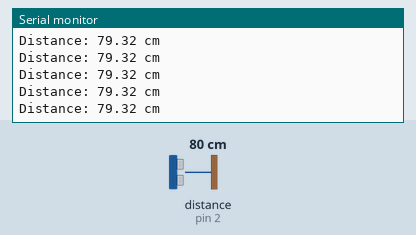
Simulated run of this sketch. Board: Arduino Uno, built with avr-gcc and run on an emulated ATmega328P. Shown: the last lines printed to the serial monitor. Wiring (inferred from the names in the program): ultrasonic range finder: trigger pin 3; echo pin 2. Inputs (shaded band) come from the test bench; at power-on: distance to the obstacle (sensor on pin 2) 80 cm. The echo pulse lasts 58.3 µs per cm.

Above: at 1.2 s.
1.3 s: distance to the obstacle (sensor on pin 2) set to 120 cm
At 2.4 s:
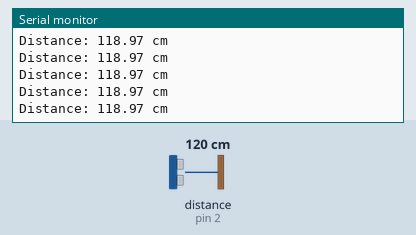
4.3 s: distance to the obstacle (sensor on pin 2) set to 2 cm
At 5.4 s:
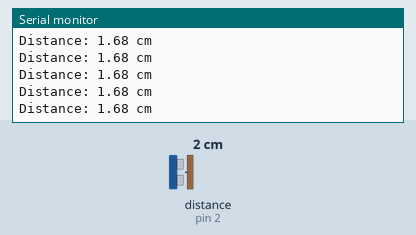
7.3 s: distance to the obstacle (sensor on pin 2) set to 18 cm
At 8.4 s:
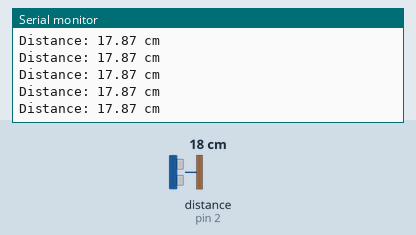
10.3 s: distance to the obstacle (sensor on pin 2) set to 4 cm
At 11.4 s:
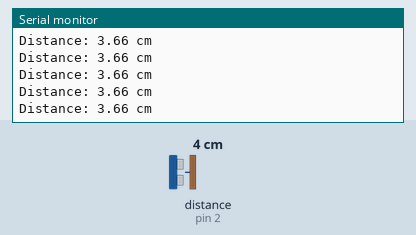
13.3 s: distance to the obstacle (sensor on pin 2) set to 250 cm
At 14.0 s:
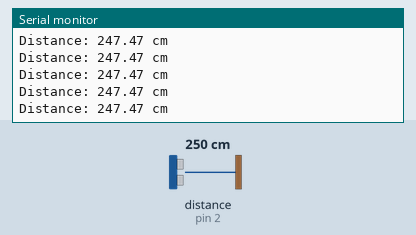
16.3 s: distance to the obstacle (sensor on pin 2) set to 35 cm
At 17.4 s:
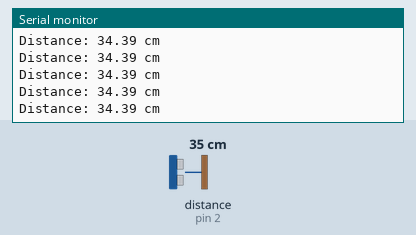
Timing chart, 0 to 19.3 s (numbered marks = the images above; inputs shaded):
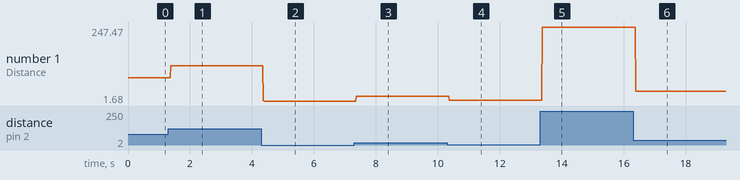

The sketch:

Ultrasonic_Sensor_Ping_LED_Manas.ino
```cpp
#define echoPin 2 // attach pin D2 Arduino to pin Echo of HC-SR04
#define trigPin 3 //attach pin D3 Arduino to pin Trig of HC-SR04
float led1 = 8;
float led2 = 9;
float led3 = 10;
float led4 = 11;
float led5 = 12;
float led6 = 13;
float duration; // variable for the duration of sound wave travel
float distance; // variable for the distance measurement
long microsecondsToCentimeters;

const int pingPin = 6;

void setup() {
  pinMode(trigPin, OUTPUT); // Sets the trigPin as an OUTPUT
  pinMode(echoPin, INPUT); // Sets the echoPin as an INPUT
  Serial.begin(9600); // // Serial Communication is starting with 9600 of baudrate speed
}
void loop() {
  // Clears the trigPin condition
  digitalWrite(trigPin, LOW);
  delayMicroseconds(2);
  // Sets the trigPin HIGH (ACTIVE) for 10 microseconds
  digitalWrite(trigPin, HIGH);
  delayMicroseconds(10);
  digitalWrite(trigPin, LOW);
  // Reads the echoPin, returns the sound wave travel time in microseconds
  duration = pulseIn(echoPin, HIGH);
  // Calculating the distance
  distance = duration * 0.034 / 2; // Speed of sound wave divided by 2 (go and back)
  // Displays the distance on the Serial Monitor
  Serial.print("Distance: ");
  Serial.print(distance);
  Serial.println(" cm");

  if ( distance > 0) {
    digitalWrite(led1, HIGH);//turns on led1
  }
  else {
    digitalWrite(led1, LOW);
  }
  if (distance >= 54 ) {
    digitalWrite(led2, HIGH);//turns on led2

  }
  else {
    digitalWrite(led2, LOW);
  }
  if (distance >= 108) {
    digitalWrite(led3, HIGH);//turns on led3
  }
  else {
    digitalWrite(led3, LOW);
  }
  if (distance >= 162) {
    digitalWrite(led4, HIGH);//turns on led4
  }
  else {
    digitalWrite(led4, LOW);
  }
  if (distance >= 216) {
    digitalWrite(led5, HIGH);//turns on led5
  }
  else {
    digitalWrite(led5, LOW);
  }
  if (distance >= 270) {
    digitalWrite(led6, HIGH);//turns on led6
  }
  else {
    digitalWrite(led6, LOW);
  }
}
```

Measured:
- after the input at 1.3 s, the serial monitor: prints a new line after 0.08 s (image 1)
- after the input at 4.3 s, the serial monitor: prints a new line after 0.07 s (image 2)
- after the input at 7.3 s, the serial monitor: prints a new line after 0.07 s (image 3)
- after the input at 10.3 s, the serial monitor: prints a new line after 0.07 s (image 4)
- after the input at 13.3 s, the serial monitor: prints a new line after 0.07 s (image 5)
- after the input at 16.3 s, the serial monitor: prints a new line after 0.09 s (image 6)
- plotted number 1: 79.32 → 118.97 after the input at 1.3 s, 118.97 → 1.68 after the input at 4.3 s, 1.68 → 17.87 after the input at 7.3 s, 17.87 → 3.66 after the input at 10.3 s, 3.66 → 247.47 after the input at 13.3 s
